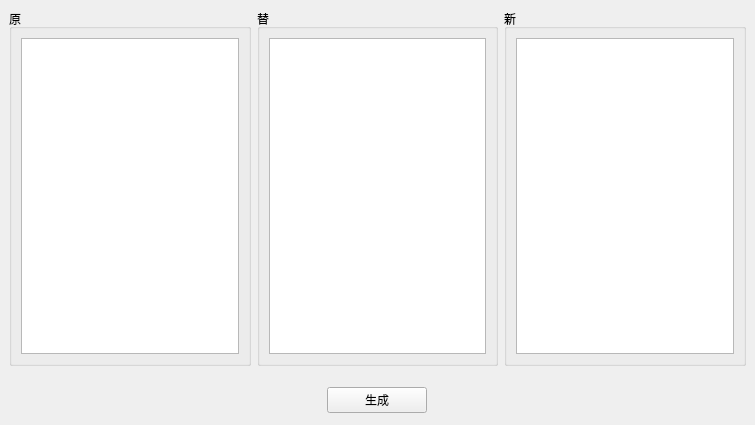
<?xml version="1.0" encoding="UTF-8"?>
<ui version="4.0">
 <class>Form</class>
 <widget class="QWidget" name="Form">
  <property name="geometry">
   <rect>
    <x>0</x>
    <y>0</y>
    <width>755</width>
    <height>425</height>
   </rect>
  </property>
  <property name="windowTitle">
   <string>替换工具</string>
  </property>
  <property name="windowIcon">
   <iconset resource="img.qrc">
    <normaloff>:/新前缀/title.ico</normaloff>:/新前缀/title.ico</iconset>
  </property>
  <layout class="QVBoxLayout" name="verticalLayout_2">
   <property name="spacing">
    <number>0</number>
   </property>
   <property name="leftMargin">
    <number>0</number>
   </property>
   <property name="topMargin">
    <number>0</number>
   </property>
   <property name="rightMargin">
    <number>0</number>
   </property>
   <property name="bottomMargin">
    <number>0</number>
   </property>
   <item>
    <widget class="QWidget" name="widget_2" native="true">
     <layout class="QHBoxLayout" name="horizontalLayout">
      <item>
       <widget class="QGroupBox" name="groupBox">
        <property name="title">
         <string>原</string>
        </property>
        <layout class="QHBoxLayout" name="horizontalLayout_2">
         <item>
          <widget class="QTextEdit" name="textEdit_1"/>
         </item>
        </layout>
       </widget>
      </item>
      <item>
       <widget class="QGroupBox" name="groupBox_2">
        <property name="title">
         <string>替</string>
        </property>
        <layout class="QHBoxLayout" name="horizontalLayout_3">
         <item>
          <widget class="QTextEdit" name="textEdit_2"/>
         </item>
        </layout>
       </widget>
      </item>
      <item>
       <widget class="QGroupBox" name="groupBox_3">
        <property name="title">
         <string>新</string>
        </property>
        <layout class="QHBoxLayout" name="horizontalLayout_4">
         <item>
          <widget class="QTextEdit" name="textEdit_3"/>
         </item>
        </layout>
       </widget>
      </item>
     </layout>
    </widget>
   </item>
   <item>
    <widget class="QWidget" name="widget" native="true">
     <property name="minimumSize">
      <size>
       <width>0</width>
       <height>50</height>
      </size>
     </property>
     <property name="maximumSize">
      <size>
       <width>16777215</width>
       <height>50</height>
      </size>
     </property>
     <layout class="QVBoxLayout" name="verticalLayout">
      <item alignment="Qt::AlignHCenter">
       <widget class="QPushButton" name="pushButton">
        <property name="minimumSize">
         <size>
          <width>100</width>
          <height>0</height>
         </size>
        </property>
        <property name="maximumSize">
         <size>
          <width>100</width>
          <height>16777215</height>
         </size>
        </property>
        <property name="text">
         <string>生成</string>
        </property>
       </widget>
      </item>
     </layout>
    </widget>
   </item>
  </layout>
 </widget>
 <resources>
  <include location="img.qrc"/>
 </resources>
 <connections/>
</ui>
